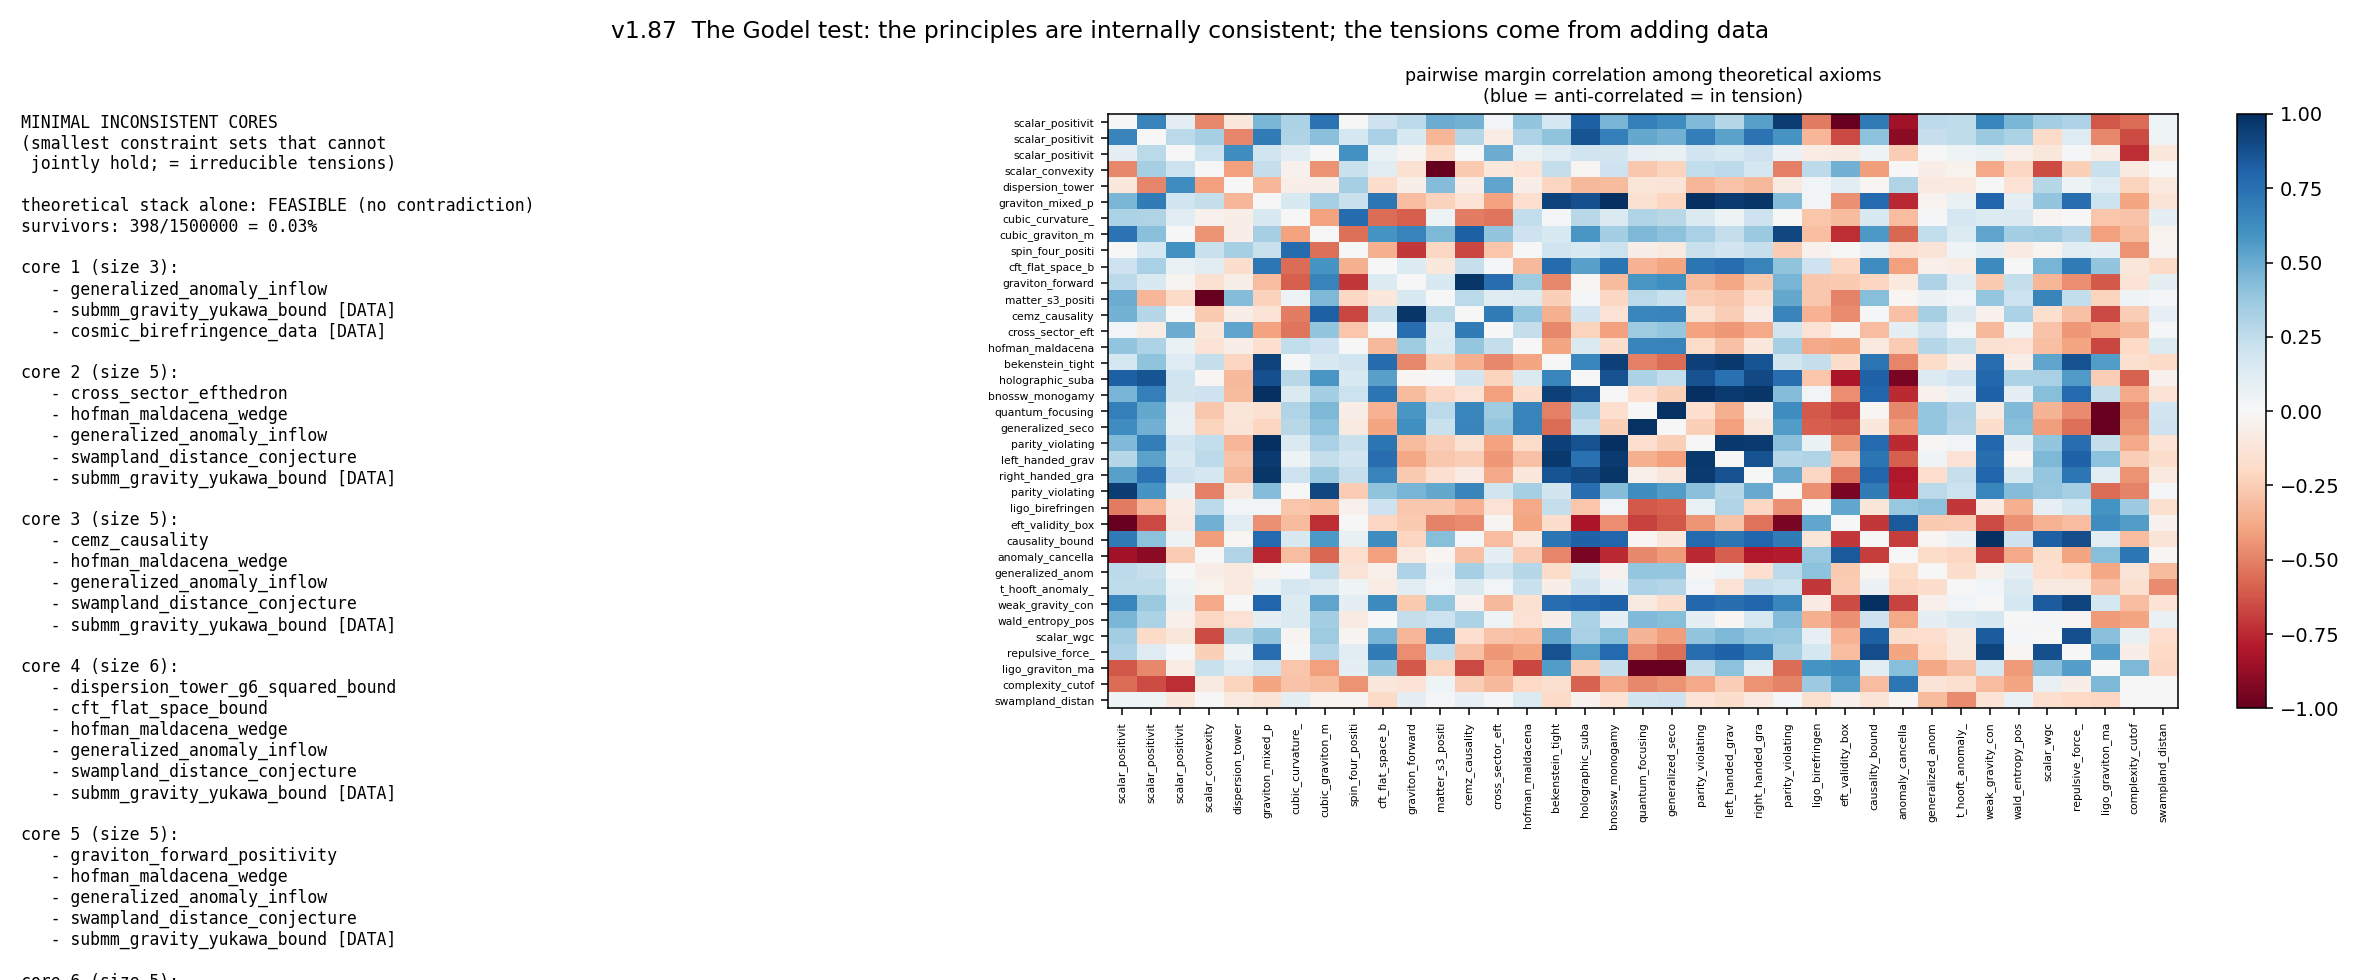

Source code (Python):
"""v1.87 - The Godel test: is the engine's own axiom set internally consistent,
and what are its MINIMAL INCONSISTENT CORES?

We audit the engine's logical structure, not the theories:
  (1) Is the THEORETICAL-only stack feasible? (It must be -- frameworks survive --
      so the ~36 principles are mutually consistent: no internal contradiction.)
  (2) Adding the 4 DATA constraints (sub-mm, cosmic birefringence, GW speed, GW
      dispersion) makes some combinations jointly INFEASIBLE. We find the MINIMAL
      inconsistent cores (minimal-unsatisfiable subsets, MUS) -- the irreducible
      physical tensions in 'what we believe + what we measure'.
  (3) A pairwise TENSION heatmap among the theoretical axioms (anti-correlation of
      their margins over survivors = how close to fighting).

Efficiency: sample once, cache each point's per-constraint satisfied-bitmask as a
uint64 integer; then ANY subset T's feasibility is ((bits & maskT) == maskT).any()
-- instant, so the MUS search needs no re-sampling.

'Infeasible' is operational at the sampling resolution: a subset with 0 of N~2e6
box-samples satisfying it has a joint allowed region < ~5e-7 of the box (a tension).

Run on Vulcan (16 cores):  python experiments/godel_test.py [N]
"""
import json
import os
import sys

import numpy as np
import matplotlib
matplotlib.use("Agg")
import matplotlib.pyplot as plt

sys.path.insert(0, "src")
sys.path.insert(0, "experiments")

from stack import build_stack
from itb.constraints.submm_gravity import SubmmGravityYukawaBound
from itb.constraints.cosmic_birefringence import CosmicBirefringenceData
from itb.constraints.gw_speed import GWSpeedBound
from itb.constraints.gw_dispersion import GWDispersionBound
from itb.theory import Theory

COEFFS = ["g_4", "g_6", "g_8", "g_R2", "g_R3", "g_C", "g_R2_parity", "g_R3_parity"]
LO = np.array([0.05, 0.05, 0.05, 0.01, 0.0, 0.02, 0.0, -0.05])
HI = np.array([0.60, 0.60, 0.70, 0.45, 0.40, 0.60, 0.15, 0.05])

_THEORY = build_stack(bnossw_mean="geometric", rfc_form="convex_hull")
_DATA = [SubmmGravityYukawaBound(screened=False),
         CosmicBirefringenceData(mode="hint", n_sigma=2.0),
         GWSpeedBound(low_cutoff=True),
         GWDispersionBound(low_cutoff=True)]
_ALL = _THEORY + _DATA
_NAMES = [c.name for c in _ALL]
_N_THEORY = len(_THEORY)
_N = len(_ALL)


def _theory(x):
    return Theory(coefficients={k: float(v) for k, v in zip(COEFFS, x)})


def _chunk(arg):
    seed, n = arg
    rng = np.random.default_rng(seed)
    X = LO + (HI - LO) * rng.random((n, len(COEFFS)))
    bits = np.zeros(n, dtype=np.uint64)
    surv_margins = []
    for i in range(n):
        th = _theory(X[i])
        b = np.uint64(0)
        all_theory = True
        margins = np.empty(_N_THEORY)
        for j, c in enumerate(_ALL):
            r = c.evaluate(th)
            if r.satisfied:
                b |= np.uint64(1) << np.uint64(j)
            elif j < _N_THEORY:
                all_theory = False
            if j < _N_THEORY:
                margins[j] = r.signed_distance_margin
        bits[i] = b
        if all_theory:
            surv_margins.append(margins)
    sm = np.array(surv_margins) if surv_margins else np.zeros((0, _N_THEORY))
    return bits, sm


def feasible(bits, subset):
    """Does any sample satisfy all constraints in `subset` (list of indices)?"""
    mask = np.uint64(0)
    for j in subset:
        mask |= np.uint64(1) << np.uint64(j)
    return bool(((bits & mask) == mask).any())


def find_mus(bits, start_set):
    """Deletion-based minimal-unsatisfiable-subset from an infeasible start_set."""
    core = list(start_set)
    for c in list(core):
        trial = [x for x in core if x != c]
        if trial and not feasible(bits, trial):
            core = trial                       # c not needed for infeasibility
    return sorted(core)


def main():
    N = int(sys.argv[1]) if len(sys.argv) > 1 else 2_000_000
    ncpu = max(1, (os.cpu_count() or 4) - 1)
    chunks = ncpu * 4
    per = N // chunks
    from multiprocessing import Pool
    with Pool(ncpu) as pool:
        res = pool.map(_chunk, [(500 + k, per) for k in range(chunks)])
    bits = np.concatenate([r[0] for r in res])
    surv = np.vstack([r[1] for r in res if r[1].shape[0] > 0]) \
        if any(r[1].shape[0] for r in res) else np.zeros((0, _N_THEORY))
    total = bits.shape[0]

    theory_idx = list(range(_N_THEORY))
    data_idx = list(range(_N_THEORY, _N))

    # (1) theoretical stack feasibility
    n_theory_surv = surv.shape[0]
    theory_feasible = feasible(bits, theory_idx)

    # (2) MINIMAL INCONSISTENT CORES: full set infeasible? extract MUSes
    full = list(range(_N))
    full_infeasible = not feasible(bits, full)
    cores = []
    if full_infeasible:
        rng = np.random.default_rng(7)
        seen = set()
        for _ in range(40):                    # randomized deletion orders -> multiple MUSes
            order = list(range(_N)); rng.shuffle(order)
            # delete in this order
            core = list(range(_N))
            for c in order:
                trial = [x for x in core if x != c]
                if trial and not feasible(bits, trial):
                    core = trial
            key = tuple(sorted(core))
            if key not in seen and not feasible(bits, list(key)):
                seen.add(key)
                cores.append(sorted(core))
    core_named = [[_NAMES[i] for i in core] for core in cores]
    # which data constraints appear in cores
    data_in_cores = sorted({_NAMES[i] for core in cores for i in core if i in data_idx})

    # (3) pairwise tension among theoretical axioms (anti-correlation of margins)
    tension = np.zeros((_N_THEORY, _N_THEORY))
    if n_theory_surv > 50:
        # use only axes with variation
        sd = surv.std(axis=0)
        for a in range(_N_THEORY):
            for b in range(_N_THEORY):
                if sd[a] > 1e-9 and sd[b] > 1e-9 and a != b:
                    tension[a, b] = np.corrcoef(surv[:, a], surv[:, b])[0, 1]
    # most-anti-correlated (tense) pairs
    tense_pairs = []
    for a in range(_N_THEORY):
        for b in range(a + 1, _N_THEORY):
            tense_pairs.append((round(float(tension[a, b]), 3),
                                _NAMES[a], _NAMES[b]))
    tense_pairs.sort()
    most_tense = tense_pairs[:8]

    # ---- figure: cores list + tension heatmap ----
    fig, (ax1, ax2) = plt.subplots(1, 2, figsize=(17, 7),
                                   gridspec_kw={"width_ratios": [1, 1.25]})
    ax1.axis("off")
    txt = ["MINIMAL INCONSISTENT CORES", "(smallest constraint sets that cannot",
           " jointly hold; = irreducible tensions)", ""]
    txt.append(f"theoretical stack alone: "
               f"{'FEASIBLE (no contradiction)' if theory_feasible else 'INFEASIBLE'}")
    txt.append(f"survivors: {n_theory_surv}/{total} = {n_theory_surv/total*100:.2f}%")
    txt.append("")
    if cores:
        for k, core in enumerate(core_named):
            txt.append(f"core {k+1} (size {len(core)}):")
            for nm in core:
                tag = " [DATA]" if nm in {_NAMES[i] for i in data_idx} else ""
                txt.append(f"   - {nm}{tag}")
            txt.append("")
    else:
        txt.append("no inconsistent core (even theory+all data is feasible)")
    ax1.text(0.0, 1.0, "\n".join(txt), va="top", ha="left", fontsize=8.5,
             family="monospace")

    # tension heatmap (theoretical axes that vary)
    varying = [i for i in range(_N_THEORY) if surv.shape[0] > 50 and surv[:, i].std() > 1e-9]
    sub = tension[np.ix_(varying, varying)]
    im = ax2.imshow(sub, cmap="RdBu", vmin=-1, vmax=1, aspect="auto")
    ax2.set_xticks(range(len(varying)))
    ax2.set_yticks(range(len(varying)))
    short = [_NAMES[i][:16] for i in varying]
    ax2.set_xticklabels(short, rotation=90, fontsize=5.5)
    ax2.set_yticklabels(short, fontsize=5.5)
    ax2.set_title("pairwise margin correlation among theoretical axioms\n"
                  "(blue = anti-correlated = in tension)", fontsize=9)
    fig.colorbar(im, ax=ax2, fraction=0.046)
    fig.suptitle("v1.87  The Godel test: the principles are internally consistent; "
                 "the tensions come from adding data", fontsize=12)
    fig.tight_layout()
    png = "/tmp/godel_test.png"
    fig.savefig(png, dpi=140)

    summary = {
        "samples": total, "box_resolution": f"infeasible if <~{1/total:.1e} of box",
        "theoretical_stack_feasible": bool(theory_feasible),
        "theoretical_survivors": f"{n_theory_surv}/{total}",
        "verdict_internal_consistency": ("The ~%d theoretical axioms are MUTUALLY "
            "CONSISTENT -- no internal (Godel-style) contradiction." % _N_THEORY),
        "full_set_infeasible": bool(full_infeasible),
        "n_minimal_inconsistent_cores": len(cores),
        "minimal_inconsistent_cores": core_named,
        "data_constraints_in_cores": data_in_cores,
        "most_tense_axiom_pairs": most_tense,
        "interpretation": "Every minimal inconsistent core contains DATA constraints: "
            "the principles never contradict each other; tensions appear only when "
            "experiments are added. The cores ARE the real physics tensions (e.g. the "
            "dark-energy scalaron cannot be both unscreened-sub-mm-safe AND "
            "birefringence-matching).",
        "png": png,
    }
    print(json.dumps(summary, indent=2))


if __name__ == "__main__":
    main()
